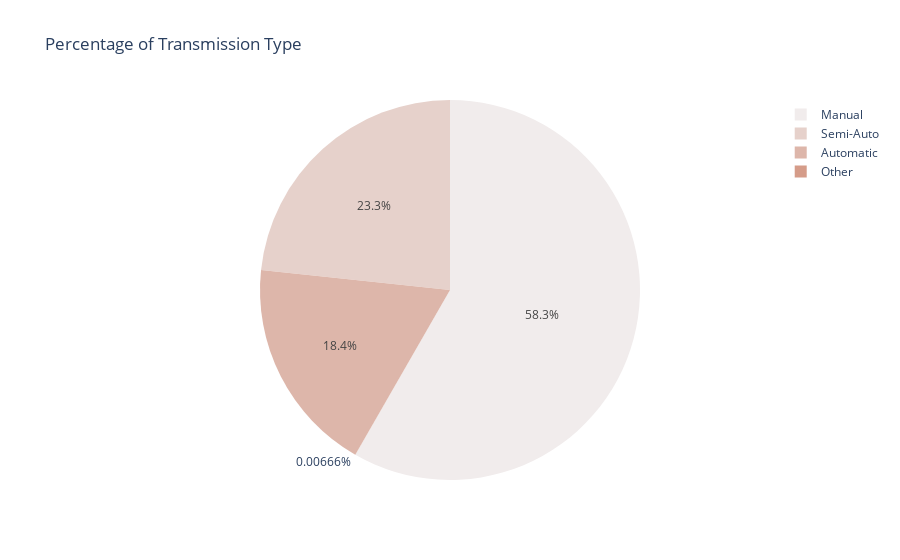

Source (notebook cell):
### Code cell
fig = px.pie(df_tr,
            names='transmission',
            values='jumlah',
            title='Percentage of Transmission Type',
            color_discrete_sequence=px.colors.sequential.amp
            )
fig.show()

### Figure 1 — Plotly figure (JSON) as saved in the notebook; plotly's stock layout.template omitted (floating-point values rounded to 4 significant figures)
{"data": [{"domain": {"x": [0, 1], "y": [0, 1]}, "hovertemplate": "transmission=%{label}<br>jumlah=%{value}<extra></extra>", "labels": ["Automatic", "Manual", "Other", "Semi-Auto"], "legendgroup": "", "name": "", "showlegend": true, "type": "pie", "values": [19296, 61249, 7, 24499]}], "layout": {"legend": {"tracegroupgap": 0}, "piecolorway": ["rgb(241, 236, 236)", "rgb(230, 209, 203)", "rgb(221, 182, 170)", "rgb(213, 156, 137)", "rgb(205, 129, 103)", "rgb(196, 102, 73)", "rgb(186, 74, 47)", "rgb(172, 44, 36)", "rgb(149, 19, 39)", "rgb(120, 14, 40)", "rgb(89, 13, 31)", "rgb(60, 9, 17)"], "title": {"text": "Percentage of Transmission Type"}}}
